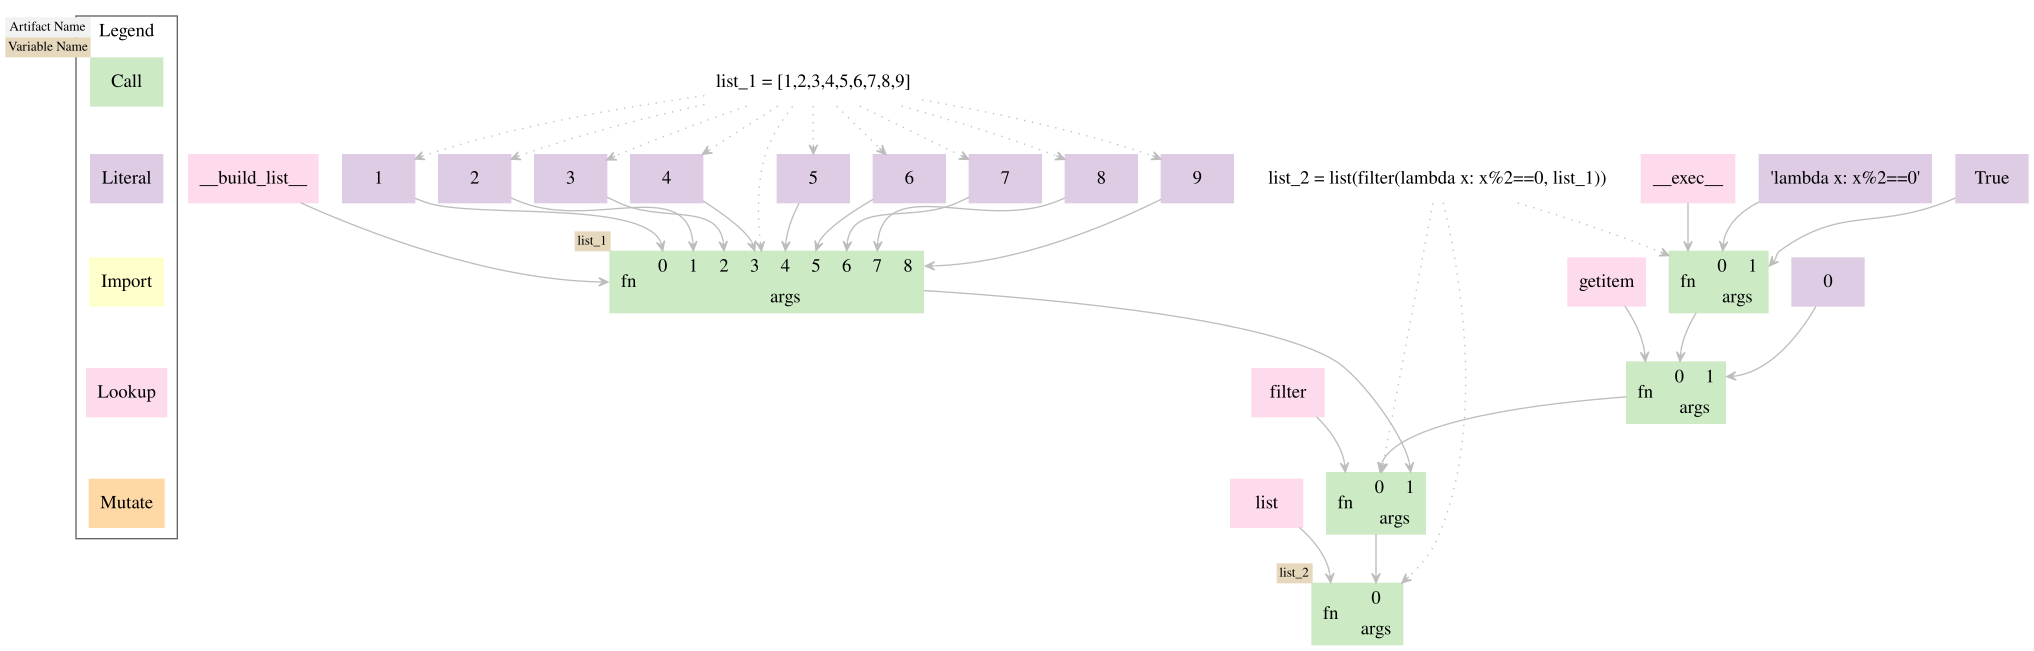

Reproduce this figure in Python.
import datetime
from pathlib import *
from lineapy.data.types import *
from lineapy.utils import get_new_id

source_1 = SourceCode(
    code="""list_1 = [1,2,3,4,5,6,7,8,9]
list_2 = list(filter(lambda x: x%2==0, list_1))
""",
    location=PosixPath("[source file path]"),
)
call_1 = CallNode(
    source_location=SourceLocation(
        lineno=1,
        col_offset=9,
        end_lineno=1,
        end_col_offset=28,
        source_code=source_1.id,
    ),
    function_id=LookupNode(
        name="l_list",
    ).id,
    positional_args=[
        LiteralNode(
            source_location=SourceLocation(
                lineno=1,
                col_offset=10,
                end_lineno=1,
                end_col_offset=11,
                source_code=source_1.id,
            ),
            value=1,
        ).id,
        LiteralNode(
            source_location=SourceLocation(
                lineno=1,
                col_offset=12,
                end_lineno=1,
                end_col_offset=13,
                source_code=source_1.id,
            ),
            value=2,
        ).id,
        LiteralNode(
            source_location=SourceLocation(
                lineno=1,
                col_offset=14,
                end_lineno=1,
                end_col_offset=15,
                source_code=source_1.id,
            ),
            value=3,
        ).id,
        LiteralNode(
            source_location=SourceLocation(
                lineno=1,
                col_offset=16,
                end_lineno=1,
                end_col_offset=17,
                source_code=source_1.id,
            ),
            value=4,
        ).id,
        LiteralNode(
            source_location=SourceLocation(
                lineno=1,
                col_offset=18,
                end_lineno=1,
                end_col_offset=19,
                source_code=source_1.id,
            ),
            value=5,
        ).id,
        LiteralNode(
            source_location=SourceLocation(
                lineno=1,
                col_offset=20,
                end_lineno=1,
                end_col_offset=21,
                source_code=source_1.id,
            ),
            value=6,
        ).id,
        LiteralNode(
            source_location=SourceLocation(
                lineno=1,
                col_offset=22,
                end_lineno=1,
                end_col_offset=23,
                source_code=source_1.id,
            ),
            value=7,
        ).id,
        LiteralNode(
            source_location=SourceLocation(
                lineno=1,
                col_offset=24,
                end_lineno=1,
                end_col_offset=25,
                source_code=source_1.id,
            ),
            value=8,
        ).id,
        LiteralNode(
            source_location=SourceLocation(
                lineno=1,
                col_offset=26,
                end_lineno=1,
                end_col_offset=27,
                source_code=source_1.id,
            ),
            value=9,
        ).id,
    ],
)
global_1 = GlobalNode(
    name="foo",
    call_id=call_1.id,
)
global_2 = GlobalNode(
    name="math",
    call_id=call_1.id,
)
global_3 = GlobalNode(
    name="a",
    call_id=call_1.id,
)
global_4 = GlobalNode(
    name="df",
    call_id=call_1.id,
)
global_5 = GlobalNode(
    name="r10",
    call_id=call_1.id,
)
global_6 = GlobalNode(
    name="numpy",
    call_id=call_1.id,
)
global_7 = GlobalNode(
    name="new_img",
    call_id=call_1.id,
)
global_8 = GlobalNode(
    name="new",
    call_id=call_1.id,
)
global_9 = GlobalNode(
    name="root",
    call_id=call_1.id,
)
global_10 = GlobalNode(
    name="power",
    call_id=call_1.id,
)
global_11 = GlobalNode(
    name="fn",
    call_id=call_1.id,
)
global_12 = GlobalNode(
    name="new_clf",
    call_id=call_1.id,
)
global_13 = GlobalNode(
    name="X",
    call_id=call_1.id,
)
global_14 = GlobalNode(
    name="DummyClassifier",
    call_id=call_1.id,
)
global_15 = GlobalNode(
    name="sklearn.dummy",
    call_id=call_1.id,
)
global_16 = GlobalNode(
    name="np",
    call_id=call_1.id,
)
global_17 = GlobalNode(
    name="z",
    call_id=call_1.id,
)
global_18 = GlobalNode(
    name="before",
    call_id=call_1.id,
)
global_19 = GlobalNode(
    name="r9",
    call_id=call_1.id,
)
global_20 = GlobalNode(
    name="obj",
    call_id=call_1.id,
)
global_21 = GlobalNode(
    name="Decimal",
    call_id=call_1.id,
)
global_22 = GlobalNode(
    name="decimal",
    call_id=call_1.id,
)
global_23 = GlobalNode(
    name="y",
    call_id=call_1.id,
)
global_24 = GlobalNode(
    name="clf",
    call_id=call_1.id,
)
global_25 = GlobalNode(
    name="is_new",
    call_id=call_1.id,
)
global_26 = GlobalNode(
    name="assets",
    call_id=call_1.id,
)
global_27 = GlobalNode(
    name="sklearn.ensemble",
    call_id=call_1.id,
)
global_28 = GlobalNode(
    name="sns",
    call_id=call_1.id,
)
global_29 = GlobalNode(
    name="alt",
    call_id=call_1.id,
)
global_30 = GlobalNode(
    name="e",
    call_id=call_1.id,
)
global_31 = GlobalNode(
    name="d",
    call_id=call_1.id,
)
global_32 = GlobalNode(
    name="altair",
    call_id=call_1.id,
)
global_33 = GlobalNode(
    name="ls",
    call_id=call_1.id,
)
global_34 = GlobalNode(
    name="v",
    call_id=call_1.id,
)
global_35 = GlobalNode(
    name="r8",
    call_id=call_1.id,
)
global_36 = GlobalNode(
    name="r7",
    call_id=call_1.id,
)
global_37 = GlobalNode(
    name="pandas",
    call_id=call_1.id,
)
global_38 = GlobalNode(
    name="DataFrame",
    call_id=call_1.id,
)
global_39 = GlobalNode(
    name="r5",
    call_id=call_1.id,
)
global_40 = GlobalNode(
    name="r6",
    call_id=call_1.id,
)
global_41 = GlobalNode(
    name="r4",
    call_id=call_1.id,
)
global_42 = GlobalNode(
    name="types",
    call_id=call_1.id,
)
global_43 = GlobalNode(
    name="r2",
    call_id=call_1.id,
)
global_44 = GlobalNode(
    name="r1",
    call_id=call_1.id,
)
global_45 = GlobalNode(
    name="img",
    call_id=call_1.id,
)
global_46 = GlobalNode(
    name="RandomForestClassifier",
    call_id=call_1.id,
)
global_47 = GlobalNode(
    name="PIL.Image",
    call_id=call_1.id,
)
global_48 = GlobalNode(
    name="plt",
    call_id=call_1.id,
)
global_49 = GlobalNode(
    name="pd",
    call_id=call_1.id,
)
global_50 = GlobalNode(
    name="r11",
    call_id=call_1.id,
)
global_51 = GlobalNode(
    name="r3",
    call_id=call_1.id,
)
global_52 = GlobalNode(
    name="c",
    call_id=call_1.id,
)
global_53 = GlobalNode(
    name="x",
    call_id=call_1.id,
)
global_54 = GlobalNode(
    name="open",
    call_id=call_1.id,
)
global_55 = GlobalNode(
    name="bs",
    call_id=call_1.id,
)
global_56 = GlobalNode(
    name="b",
    call_id=call_1.id,
)
global_57 = GlobalNode(
    name="new_df",
    call_id=call_1.id,
)
global_58 = GlobalNode(
    name="my_function",
    call_id=call_1.id,
)
call_4 = CallNode(
    source_location=SourceLocation(
        lineno=2,
        col_offset=9,
        end_lineno=2,
        end_col_offset=47,
        source_code=source_1.id,
    ),
    function_id=LookupNode(
        name="list",
    ).id,
    positional_args=[
        CallNode(
            source_location=SourceLocation(
                lineno=2,
                col_offset=14,
                end_lineno=2,
                end_col_offset=46,
                source_code=source_1.id,
            ),
            function_id=LookupNode(
                name="filter",
            ).id,
            positional_args=[
                CallNode(
                    source_location=SourceLocation(
                        lineno=2,
                        col_offset=21,
                        end_lineno=2,
                        end_col_offset=37,
                        source_code=source_1.id,
                    ),
                    function_id=LookupNode(
                        name="l_exec_expr",
                    ).id,
                    positional_args=[
                        LiteralNode(
                            value="lambda x: x%2==0",
                        ).id
                    ],
                ).id,
                call_1.id,
            ],
        ).id
    ],
)
